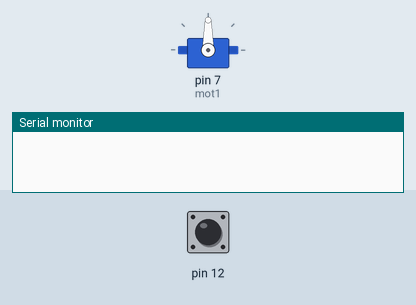
Simulated run of this sketch. Board: Arduino Uno, built with avr-gcc and run on an emulated ATmega328P. On the bench: servo, the last lines printed to the serial monitor. Inputs (shaded band) come from the test bench; at power-on: pin 12 LOW.

Above: at 0.1 s.
At 1.2 s:
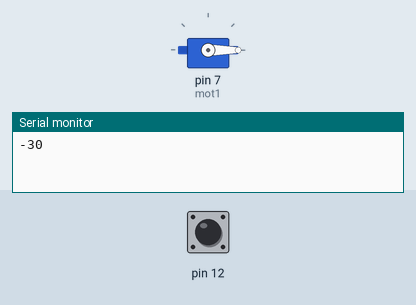
1.3 s: pin 12 pulsed HIGH 5 times (0.12 s each, 0.3 s apart)
At 2.47 s:
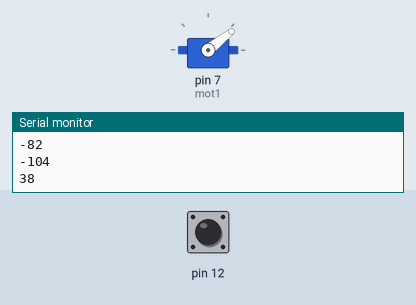
Timing chart, 0 to 5.1 s (numbered marks = the images above; inputs shaded):
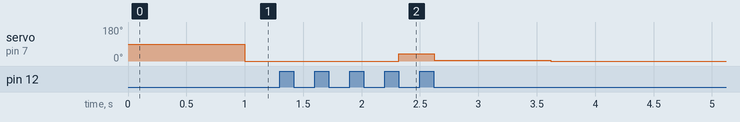

Measured:
- after the input at 1.3 s, servo on pin 7 (mot1): 0° → 38° after 1.0 s, → 4° 0.30 s later, → 0° 1.0 s later

The sketch:

Mar13_FBLR_working.ino
```cpp
#include <Servo.h>

#define FRAC 10

Servo mot1;

int p = 0;
int pOld = 0;

int deg;

void setup()
{
  Serial.begin(9600);
  mot1.attach(7, 1000, 2000);
}

void loop()
{
  p = pulseIn(12, HIGH);
  pOld = (int) (((FRAC-1)*pOld + p)/FRAC);
  deg = map(pOld, 1200, 1800, 0, 15);
  Serial.println(deg);
  mot1.write(deg);
}
```
